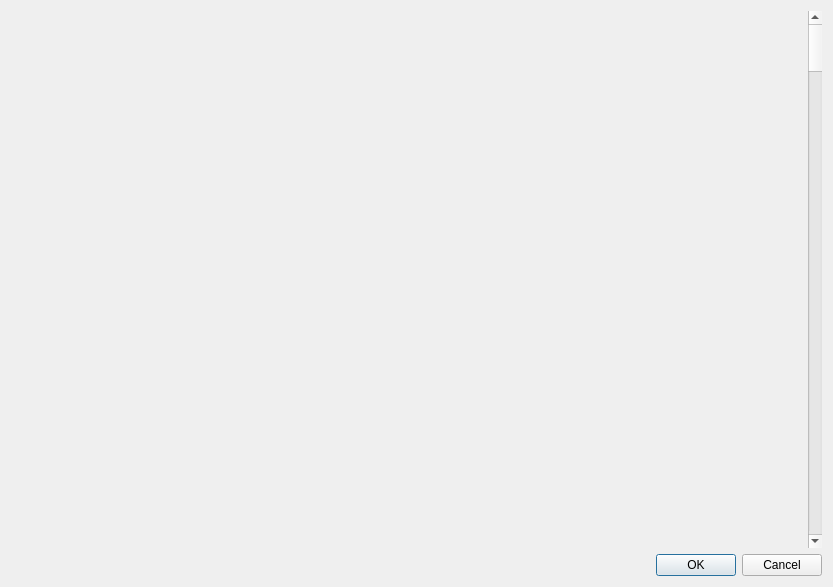
<?xml version="1.0" encoding="UTF-8"?>
<ui version="4.0">
 <class>MemoryDialog</class>
 <widget class="QDialog" name="MemoryDialog">
  <property name="geometry">
   <rect>
    <x>0</x>
    <y>0</y>
    <width>833</width>
    <height>587</height>
   </rect>
  </property>
  <property name="windowTitle">
   <string>Memory</string>
  </property>
  <layout class="QVBoxLayout" name="verticalLayout">
   <item>
    <layout class="QHBoxLayout" name="horizontalLayout">
     <item>
      <widget class="MemoryWidget" name="memorywidget" native="true"/>
     </item>
     <item>
      <widget class="QScrollBar" name="verticalScrollBar">
       <property name="orientation">
        <enum>Qt::Vertical</enum>
       </property>
      </widget>
     </item>
    </layout>
   </item>
   <item>
    <widget class="QDialogButtonBox" name="buttonBox">
     <property name="orientation">
      <enum>Qt::Horizontal</enum>
     </property>
     <property name="standardButtons">
      <set>QDialogButtonBox::Cancel|QDialogButtonBox::Ok</set>
     </property>
    </widget>
   </item>
  </layout>
 </widget>
 <customwidgets>
  <customwidget>
   <class>MemoryWidget</class>
   <extends>QWidget</extends>
   <header>memorywidget.h</header>
   <container>1</container>
  </customwidget>
 </customwidgets>
 <resources/>
 <connections>
  <connection>
   <sender>buttonBox</sender>
   <signal>accepted()</signal>
   <receiver>MemoryDialog</receiver>
   <slot>accept()</slot>
   <hints>
    <hint type="sourcelabel">
     <x>248</x>
     <y>254</y>
    </hint>
    <hint type="destinationlabel">
     <x>157</x>
     <y>274</y>
    </hint>
   </hints>
  </connection>
  <connection>
   <sender>buttonBox</sender>
   <signal>rejected()</signal>
   <receiver>MemoryDialog</receiver>
   <slot>reject()</slot>
   <hints>
    <hint type="sourcelabel">
     <x>316</x>
     <y>260</y>
    </hint>
    <hint type="destinationlabel">
     <x>286</x>
     <y>274</y>
    </hint>
   </hints>
  </connection>
 </connections>
</ui>
